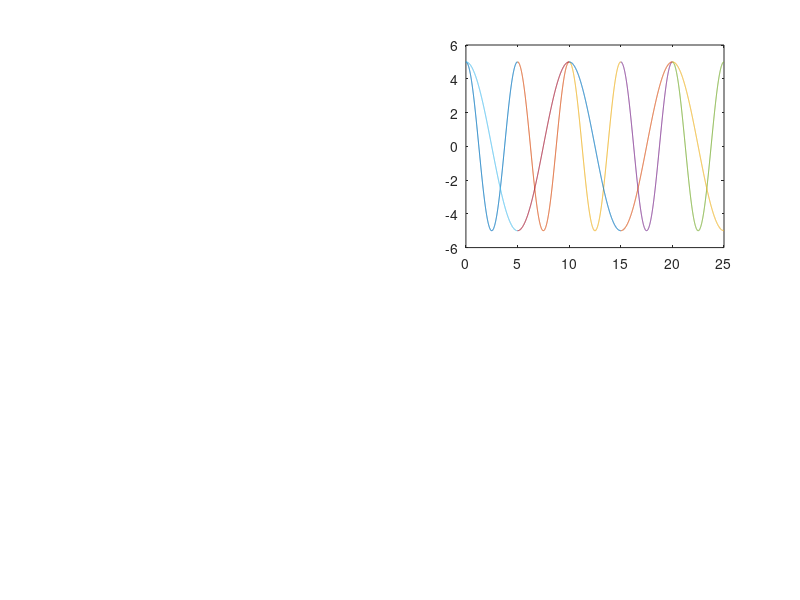

Source code (MATLAB):
% % Periodic Sinewave
% clc;
% clear all;
% N=input('Enter the cycles');
% T=input('Enter the fundamental period');
% f=1/T;
% A=input('Enter the Amplitude');;
% for i=1:N
%     t=(i-1)*T:0.001*T:i*T;
%     X=A*sin(2*pi*f*t);
%     subplot(2,2,1);
%     plot(t,X);
%     hold on;
% end;
% Periodic Sinewave
 clc;
 clear all;
 N=input('Enter the cycles');
 T=input('Enter the fundamental period');
 f=1/T;
 A=input('Enter the Amplitude');;
 for i=1:N
     t=(i-1)*T:0.001*T:i*T;
     X=A*cos(2*pi*f*t);
     subplot(2,2,2);
     plot(t,X);
     hold on;
 end;

 clc;
 clear all;
 N=input('Enter the cycles');
 T=input('Enter the fundamental period');
 f=1/T;
 A=input('Enter the Amplitude');;
 for i=1:N
     t=(i-1)*T:0.001*T:i*T;
     X=A*cos(2*pi*f*t/2);
     %subplot(2,2,2);
     plot(t,X);
     hold on;
 end;




    

